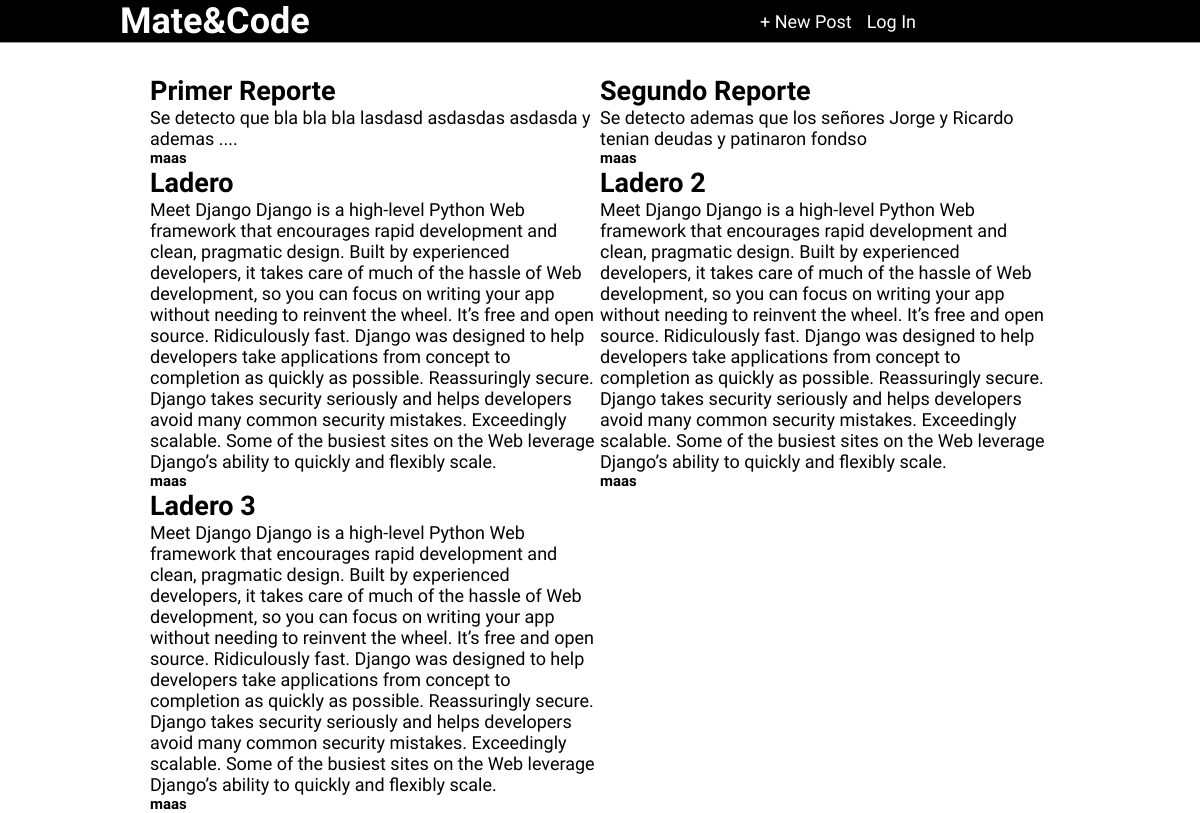
/, run on an earlier commit of the app's database.
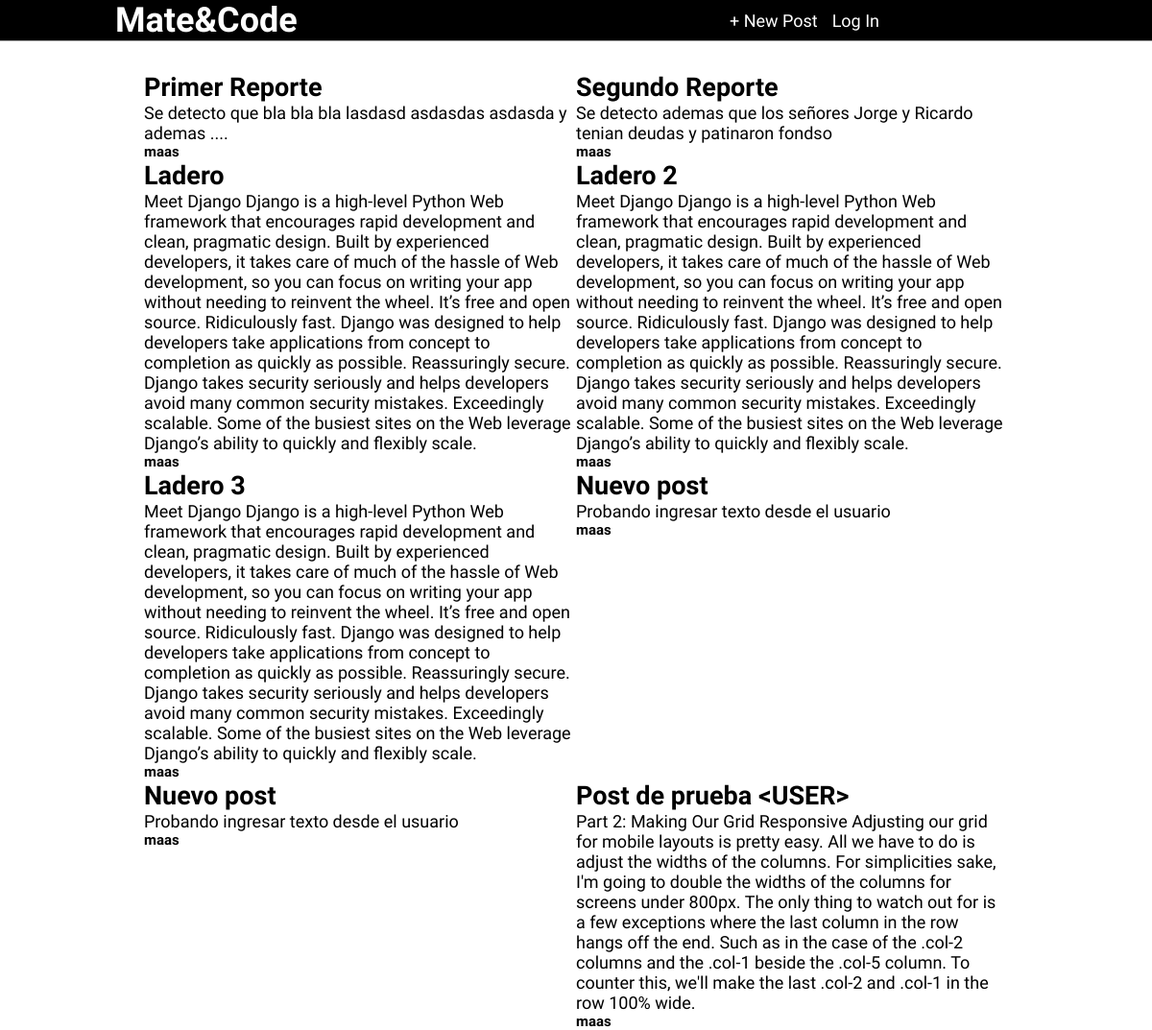
And on a later commit of the database.
### blog/models.py (models this page shows, shortened)
class Post(models.Model):
	title = models.CharField(max_length=50)
	author = models.ForeignKey(
		'auth.User',
		on_delete=models.CASCADE,
		)
	body = models.TextField()

### blog/views.py (the view)
# urls.py: path('', BlogListView.as_view(), name='home'),
class BlogListView(ListView):
	model = Post #vinculo al modelo
	template_name = 'home.html' #vinculo al template
	context_object_name = 'all_posts_list'

### templates/home.html
{% extends 'base.html' %}
{%block content%}
	{%for post in all_posts_list%}
<div class="">
	<h2><a href="{% url 'post_detail' post.pk %}">{{post.title}}</a></h2>
	<p>{{post.body}}</p>
	<h5>{{post.author}}</h5>
</div>
	{%endfor%}
{%endblock content%}

### templates/base.html (shortened to what this page needs)
{% load static %}
<!DOCTYPE html>
<html>
<head>
	<link rel="stylesheet" type="text/css" href="{% static 'css/base.css' %}">
</head>
<body>
	<header>
		<div class="subheader">
			<h1><a href="{% url 'home'%}" class="title">Mate&Code</a></h1>
			<a href="{% url 'post_new'%}" class="title">+ New Post</a>
			{% if user.is_authenticated %}
				<p><i class="far fa-user"></i>Hola, {{ user.username }}!</p>
				<p><a href="{% url 'logout' %}">Log out</a></p>
			{% else %}
				<a href="{% url 'login' %}">Log In</a>
			{% endif %}
		</div>
	</header>
	<div class="posts">
		{%block content%}
		{%endblock content%}
	</div>
</body>
</html>

### static/css/base.css (style rules this page uses)
* { margin: 0; padding: 0; text-decoration: none; }
body { font-family: 'Source Sans Pro', sans-serif; font-size: 18px; }
header { border-bottom: 1px solid #999; margin-bottom: 2rem; background: black; }
.subheader { width: 80%; margin: auto; max-width: 1200px; display: grid; grid-template-columns: 3fr .5fr .5fr .5fr; align-items: center; color:white; }
.subheader a { color: white; }
a { text-decoration: none; color: black; }
.title { color:white; }
.posts { width: 75%; margin: auto; display: grid; grid-template-columns: 1fr 1fr; grid-auto-rows: auto; justify-content: center; }

What changed in the data, as far as the page shows it:
added Post: title "Nuevo post", body "Probando ingresar texto desde el usuario", author "maas"
added Post: title "Nuevo post", body "Probando ingresar texto desde el usuario", author "maas"
added Post: title "Post de prueba <USER>", body "Part 2: Making Our Grid Responsive Adjusting our grid for mobile layouts is pretty easy. All we have to do is adjust the widths of the columns. For simplicities sake, I'm going to double the widths of the columns for screens under 800px. The only thing to watch out for is a few exceptions where the last column in the row hangs off the end. Such as in the case of the .col-2 columns and the .col-1 beside the .col-5 column. To counter this, we'll make the last .col-2 and .col-1 in the row 100% wide.", author "maas"
